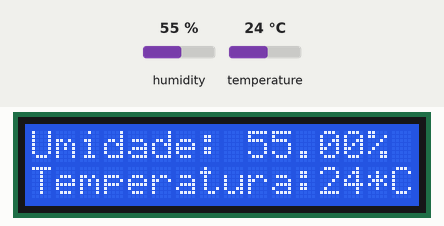
The sketch below on a simulated Arduino Uno, built with avr-gcc and run on an emulated ATmega328P. Shown: 16×2 character LCD. Inputs (shaded band) come from the test bench; at power-on: humidity 55 %, temperature 24 °C. What the sketch prints to the serial monitor is not drawn.

Above: at 2.2 s.
2.3 s: humidity set to 22 %
At 3.6 s:
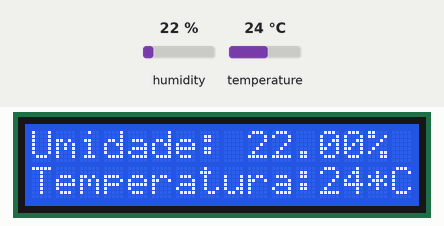
5.0 s: temperature set to 12 °C
At 6.3 s:
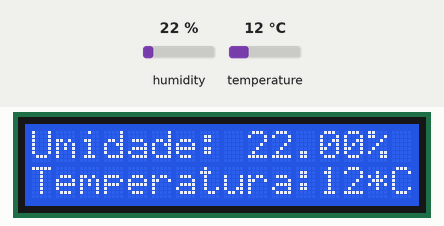
7.7 s: humidity set to 40 %
At 10.4 s:
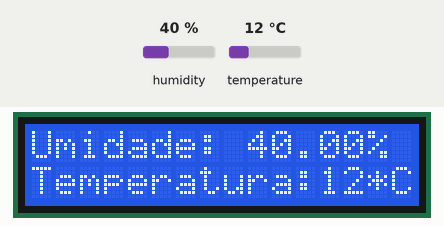
10.7 s: temperature set to 19 °C
At 11.9 s:
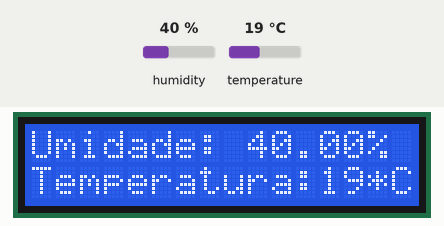
Timing chart, 0 to 13.7 s (numbered marks = the images above; inputs shaded):
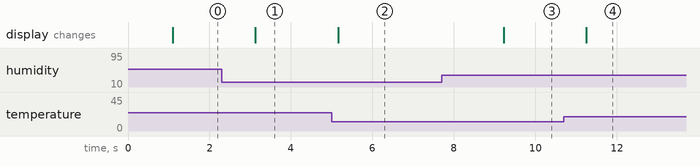

Measured:
- after the input at 2.3 s, the display: changes after 0.83 s (image 1)
- after the input at 5.0 s, the display: changes after 0.16 s (image 2)
- after the input at 7.7 s, the display: changes after 1.5 s (image 3)
- after the input at 10.7 s, the display: changes after 0.55 s (image 4)

The sketch:

sensordht11.ino
```cpp
#include "dht.h" //INCLUSÃO DE BIBLIOTECA
#include <LiquidCrystal.h>
const int pinoDHT11 = A2; //PINO ANALÓGICO UTILIZADO PELO DHT11

const int rs = 12, en = 11, d4 = 5, d5 = 4, d6 = 3, d7 = 2;
LiquidCrystal lcd(rs, en, d4, d5, d6, d7);
dht DHT; //VARIÁVEL DO TIPO DHT

// make some custom characters:
byte heart[8] = {
  0b00000,
  0b01010,
  0b11111,
  0b11111,
  0b11111,
  0b01110,
  0b00100,
  0b00000
};

byte smiley[8] = {
  0b00000,
  0b00000,
  0b01010,
  0b00000,
  0b00000,
  0b10001,
  0b01110,
  0b00000
};

byte frownie[8] = {
  0b00000,
  0b00000,
  0b01010,
  0b00000,
  0b00000,
  0b00000,
  0b01110,
  0b10001
};

byte armsDown[8] = {
  0b00100,
  0b01010,
  0b00100,
  0b00100,
  0b01110,
  0b10101,
  0b00100,
  0b01010
};

byte armsUp[8] = {
  0b00100,
  0b01010,
  0b00100,
  0b10101,
  0b01110,
  0b00100,
  0b00100,
  0b01010
};

void setup() {
  Serial.begin(9600);
  delay(1000); //INTERVALO DE 1 SEGUNDO
  // initialize LCD and set up the number of columns and rows:
  lcd.begin(16, 2);
  // create a new character
  lcd.createChar(0, heart);
  // create a new character
  lcd.createChar(1, smiley);
  // create a new character
  lcd.createChar(2, frownie);
  // create a new character
  lcd.createChar(3, armsDown);
  // create a new character
  lcd.createChar(4, armsUp);
}

void loop() {
  lcd.setCursor(0, 0);
  DHT.read11(pinoDHT11); //LÊ AS INFORMAÇÕES DO SENSOR
  Serial.print("Umidade: "); //IMPRIME O TEXTO NA SERIAL
  Serial.print(DHT.humidity); //IMPRIME NA SERIAL O VALOR DE UMIDADE MEDIDO
  Serial.print("%"); //ESCREVE O TEXTO EM SEGUIDA
  Serial.print(" / Temperatura: "); //IMPRIME O TEXTO NA SERIAL
  Serial.print(DHT.temperature, 0); //IMPRIME NA SERIAL O VALOR DE UMIDADE MEDIDO E REMOVE A PARTE DECIMAL
  Serial.println("*C"); //IMPRIME O TEXTO NA SERIAL
  lcd.clear();
  lcd.setCursor(0, 0);
  lcd.print("Umidade: "); //IMPRIME O TEXTO NA SERIAL
  lcd.print(DHT.humidity); //IMPRIME NA SERIAL O VALOR DE TEMPERATURA MEDIDO
  lcd.print("%"); //IMPRIME O TEXTO NA SERIAL
  lcd.setCursor(0, 1);
  lcd.print("Temperatura:"); //IMPRIME O TEXTO NA SERIAL
  lcd.print(DHT.temperature, 0); //IMPRIME NA SERIAL O VALOR DE TEMPERATURA MEDIDO
  lcd.print("*C"); //IMPRIME O TEXTO NA SERIAL
  delay(2000); //INTERVALO DE 2 SEGUNDOS * NÃO DIMINUIR ESSE VALOR
}
```
